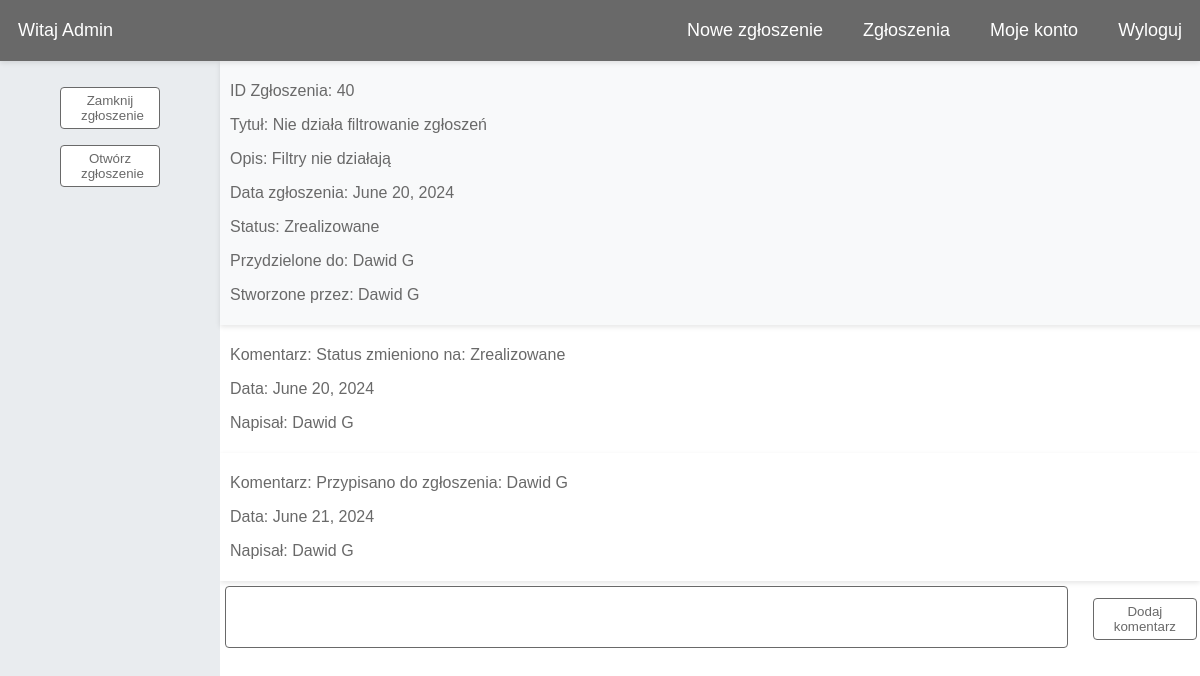
Page /myapp/logged_in/tickets/40/ (signed in) on the committed database.
### myapp/models.py (models this page shows)
class Ticket(models.Model):
    ticketID = models.AutoField(primary_key=True)
    ticketCreator = models.ForeignKey(User, related_name='created_tickets', on_delete=models.PROTECT)
    ticketTitle = models.CharField(max_length=255)
    ticketDescription = models.TextField(max_length=1024)
    ticketCreationDate = models.DateField(default=datetime.now)
    ticketStatus = models.IntegerField(default=0)
    ticketTechnician = models.ForeignKey(User, related_name='assigned_tickets', on_delete=models.PROTECT, null=True, blank=True)

class User(models.Model):
    userID = models.AutoField(primary_key=True)
    userLogin = models.CharField(max_length=255, unique=True)
    userPassword = models.CharField(max_length=255)
    userFirstName = models.CharField(max_length=255)
    userLastName = models.CharField(max_length=255)
    userRole = models.IntegerField(default=0)
    userPhoneNumber = models.CharField(max_length=20, blank=True)

class Comment(models.Model):
    commentID = models.AutoField(primary_key=True)
    commentTicket = models.ForeignKey(Ticket, related_name='assigned_ticket', on_delete=models.PROTECT)
    commentCreator = models.ForeignKey(User, related_name='created_comment', on_delete=models.PROTECT)
    commentCreationDate = models.DateField(default=datetime.now)
    commentDescription = models.TextField()

### myapp/views.py (the view, shortened to what this page needs)
# urls.py: path('myapp/logged_in/tickets/<int:ticket_id>/', views.display_ticket_detail, name='display_ticket_detail'),
def display_ticket_detail(request, ticket_id):
    if request.session.has_key('username'):
        username = request.session['username']
        context = {
            'admins': User.objects.filter(userRole=2),
            'role': request.session['role'],
            'username': username,
            'ticket_detail': Ticket.objects.select_related('ticketCreator', 'ticketTechnician').filter(ticketID=ticket_id),
            'form': FormAddComent,
            'ticket_comments': Comment.objects.select_related('commentCreator').filter(commentTicket=ticket_id),
        }
        return render(request, 'ticket_related/ticket_detail.html', context)
    else:
        return redirect('check_password')

### myapp/templates/ticket_related/ticket_detail.html (shortened to what this page needs)
<!DOCTYPE html>
<html lang="en">
<head>
    {% load static %}
    <link rel="stylesheet" href="{%static 'myapp/style2.css'%}">
</head>
<body>
    <div class="top-fixed">
        {% include 'universal/options_bar.html' %}
    </div>
    <div class="wrapper">
        <div class="side-fixed">
            {% include 'ticket_related/ticket_options.html' %}
        </div>
        <div class="content">
            {% include 'ticket_related/list_ticket_detalis.html' %}
        </div>
    </div>
</body>
</html>

### myapp/templates/ticket_related/ticket_options.html (shortened to what this page needs)
{% for ticket in ticket_detail %}
<p><a href="{% url 'close_ticket' ticket.ticketID %}">
    <button class="buttonDelete">Zamknij zgłoszenie</button>
</a></p>
<p><a href="{% url 'open_ticket' ticket.ticketID %}">
    <button class="buttonEdit">Otwórz zgłoszenie</button>
</a></p>
{% endfor %}

### myapp/templates/ticket_related/list_ticket_detalis.html (shortened to what this page needs)
{% for ticket in ticket_detail %}
<div class="ticketDetailsHeader">
    <p>ID Zgłoszenia: {{ ticket.ticketID }}</p>
    <p>Tytuł: {{ ticket.ticketTitle }}</p>
    <p>Opis: {{ ticket.ticketDescription }}</p>
    <p>Data zgłoszenia: {{ ticket.ticketCreationDate }}</p>
    <p>Status:
        {% if ticket.ticketStatus == 0 %}
        Niezrealizowane
        {% elif ticket.ticketStatus == 1 %}
        Zrealizowane
        {% endif %}</p>
    <p>Przydzielone do:
        {% if ticket.ticketTechnician %}
        {{ ticket.ticketTechnician.userFirstName }} {{ ticket.ticketTechnician.userLastName }}
        {% else %}
        -
        {% endif %}
    </p>
    <p>Stworzone przez: {{ ticket.ticketCreator.userFirstName }} {{ ticket.ticketCreator.userLastName }}</p>
</div>
{% endfor %}
<div class="ticketDetails">
    {% for comment in ticket_comments %}
    <div class="ticketDetailsS" style="z-index: {% widthratio forloop.counter 1 -1 %};">
        <p>Komentarz: {{ comment.commentDescription }}</p>
        <p>Data: {{ comment.commentCreationDate }}</p>
        <p>Napisał: {{ comment.commentCreator.userFirstName }} {{ comment.commentCreator.userLastName }}</p>
    </div>
    {% endfor %}
    <form method="POST">
        <table>
            <tbody>
                <tr>
                    <td width="100%">{{ form.commentContent }}</td>
                    <td width="" class="createTicketTitle">
                        <button type="submit">Dodaj komentarz</button>
                    </td>
                </tr>
            </tbody>
        </table>
    </form>
</div>

### myapp/static/myapp/style2.css (style rules this page uses)
body { margin: 0; display: flex; flex-direction: column; height: 100vh; overflow: hidden; }
.top-fixed { flex: 0 0 50px; width: 100%; background-color: #696969; box-shadow: 0 2px 5px rgba(0, 0, 0, 0.1); z-index: 2; display: flex; justify-content: space-between; box-sizing: border-box; }
.wrapper { display: flex; flex: 1; overflow: hidden; }
.side-fixed { flex: 0 0 200px; height: calc(100vh - 50px); background-color: #e9ecef; padding: 10px; text-align: center; }
.content { flex: 1; display: flex; flex-direction: column; }
a:link { text-decoration: none; }
input, textarea { padding: 5px 5px; margin: 5px 0px; border: 1px solid #696969; border-radius: 4px; background-color: #FFFFFF; font-family: Arial; font-size: 14px; color: #696969; }
label, ul, li, p { font-family: Arial; font-size: 16px; color: #696969; }
button, select, option { padding: 5px 20px; background-color: #ffffff; color: #696969; border-radius: 4px; border: 1px solid #696969; transition-duration: 0.4s; cursor: pointer; }
.buttonEdit, .buttonArchive, .buttonDelete { width: 100px; }
table, th, td { border: 0px solid; }
.ticketDetailsHeader { flex: 0 0 50px; width: 100%; margin: 0px; padding: 5px 10px; box-shadow: 0 2px 5px rgba(0, 0, 0, 0.1); background-color: #f8f9fa; z-index: 1; }
.ticketDetailsS { flex: 0 0 50px; width: 100%; margin: 0px; padding: 5px 10px; box-shadow: 0 2px 5px rgba(0, 0, 0, 0.1); background-color: #ffffff; box-sizing: border-box; }

### rows in the picture
Ticket: ticketID "40", ticketTitle "Nie działa filtrowanie zgłoszeń", ticketDescription "Filtry nie działają", ticketCreationDate "June 20, 2024", ticketStatus "Zrealizowane", ticketTechnician.userFirstName "Dawid", ticketTechnician.userLastName "G", ticketCreator.userFirstName "Dawid", ticketCreator.userLastName "G"
Comment: commentDescription "Status zmieniono na: Zrealizowane", commentCreationDate "June 20, 2024", commentCreator.userFirstName "Dawid", commentCreator.userLastName "G"
Comment: commentDescription "Przypisano do zgłoszenia: Dawid G", commentCreationDate "June 21, 2024", commentCreator.userFirstName "Dawid", commentCreator.userLastName "G"

### other values in the picture
{{ username }} "Admin"
